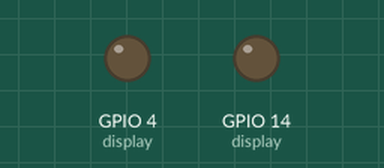
The program below on a simulated ESP32 board running MicroPython. Shown: output pins drawn as LEDs (lit = HIGH). Library files of the repository ran but are not shown: st7789.py; pins used as bus, display or sensor lines are not drawn. At 0.5 s the program stops and its outputs stay as they are.

Above: at 0.05 s.
At 0.4 s:
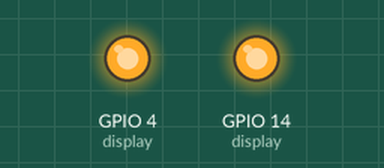
Timing chart, 0 to 2.0 s (numbered marks = the images above):
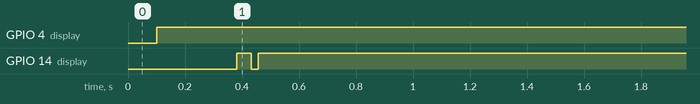

The program:

ugame.py
```python
"""
A helper module that initializes the display and buttons for the uGame
game console. See https://hackaday.io/project/27629-game
"""

from machine import SPI, I2C, Pin
import st7789
import struct


K_DOWN = 0x0800
K_LEFT = 0x1000
K_RIGHT = 0x2000
K_UP = 0x8000
K_O = 0x0001
K_X = 0x0002
K_Z = 0x0008


class Audio:
    def __init__(self):
        pass

    def play(self, audio_file):
        pass

    def stop(self):
        pass

    def mute(self, value=True):
        pass


class Buttons: # mpr121
    def __init__(self, i2c, address=0x5a):
        self._i2c = i2c
        self._address = address
        for register, value in (
            (0x80, b'\x63'), # reset
            (0x5e, b'\x00'), # stop mode, reset config
            (0x2b, b'\x01\x01\x10\x20\x01\x01\x10\x20\x01\x10\xff'),
            (0x5b, b'\x00\x10\x20'), # debounce, config1, config2
            (0x5e, b'\x8f'), # exit stop mode
        ):
            self._i2c.writeto_mem(self._address, register, value)

    def get_pressed(self):
        buffer = self._i2c.readfrom_mem(self._address, 0x00, 2)
        mask = struct.unpack('>H', buffer)[0]
        return mask


spi = SPI(2, baudrate=80_000_000, sck=Pin(18), mosi=Pin(23))
display = st7789.Display(spi, Pin(4, Pin.OUT), Pin(14, Pin.OUT))
display.clear()
i2c = I2C(sda=Pin(21), scl=Pin(22))
buttons = Buttons(i2c)
audio = Audio()
```

Measured:
- by itself, GPIO 4 (display): LOW → HIGH at 0.10 s
- by itself, GPIO 14 (display): LOW → HIGH at 0.38 s, → LOW 0.05 s later, → HIGH 0.03 s later
